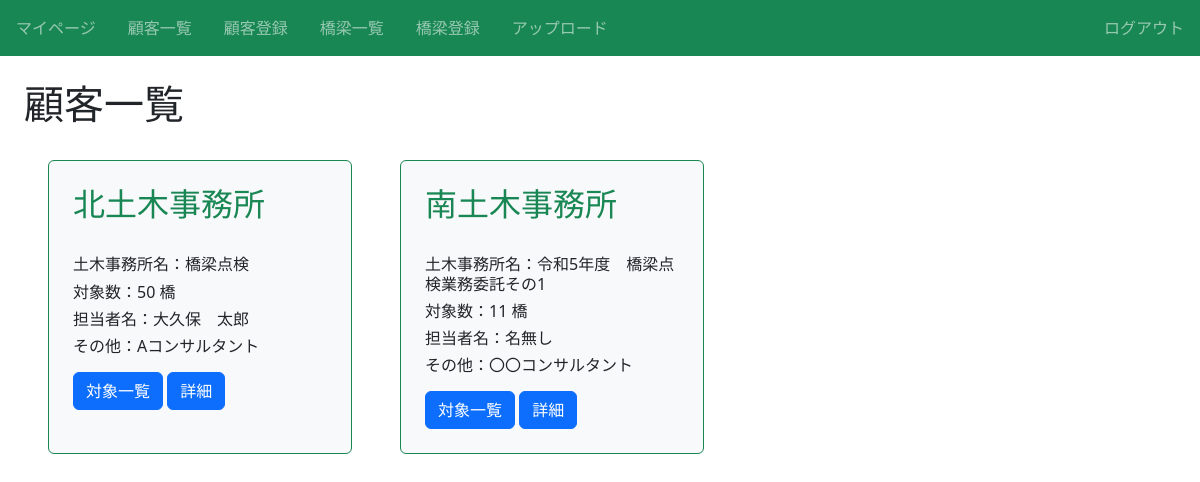
The page /article/ (signed in) on the database its author committed.
### infra/models.py (models this page shows, shortened)
class Article(models.Model):
  title = models.CharField(max_length=100)# 顧客名
  article_name = models.CharField(max_length=100)# 物件名
  number = models.IntegerField()# 対象数
  manager = models.CharField(max_length=100)# 担当者名
  other = models.CharField(max_length=100)# その他
  category = models.CharField(max_length=100, choices = CATEGORY)# カテゴリ

### infra/views.py (the view)
# urls.py: path('article/', views.ListArticleView.as_view(), name='list-article'),
class ListArticleView(LoginRequiredMixin, ListView):
  template_name = 'infra/article_list.html'
  model = Article

### infra/templates/infra/article_list.html (shortened to what this page needs)
{% extends "base.html" %}
{% block h1 %}顧客一覧{% endblock %}
{% block content %}
<div class="d-flex flex-wrap">
  {% for item in object_list %}
    <div class="p-4 m-4 bg-light border border-success rounded" style="width: 19rem;">
      <h2 class="text-success">{{ item.article_name }}</h2><br>
      <h6 class="card-text">土木事務所名：{{ item.title }}</h6>
      <h6 class="card-text">対象数：{{ item.number }} 橋</h6>
      <h6 class="card-text">担当者名：{{ item.manager }}</h6>
      <h6 class="card-text">その他：{{ item.other }}</h6>
      <div class="mt-3">
        <a href="{% url 'list-infra' %}" class="btn btn-primary">対象一覧</a>
        <a href="{% url 'detail-article' item.pk %}" class="btn btn-primary">詳細</a>
      </div>
    </div>
  {% endfor %}
{% endblock content %}

### infra/static/infra/css/style.css (style rules this page uses)
a { text-decoration: none; }

### rows shown on the page
Article: article_name "北土木事務所", title "橋梁点検", number "50", manager "大久保 太郎", other "Aコンサルタント"
Article: article_name "南土木事務所", title "令和5年度 橋梁点検業務委託その1", number "11", manager "名無し", other "〇〇コンサルタント"
